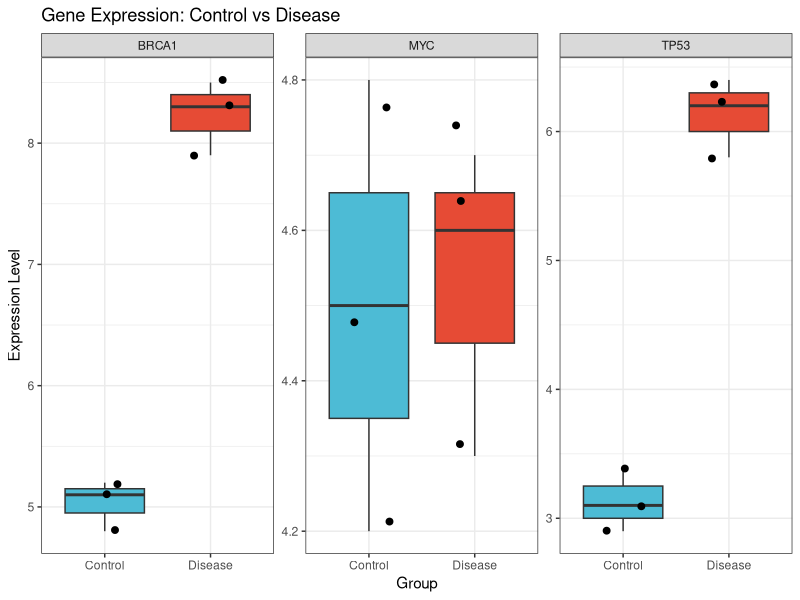
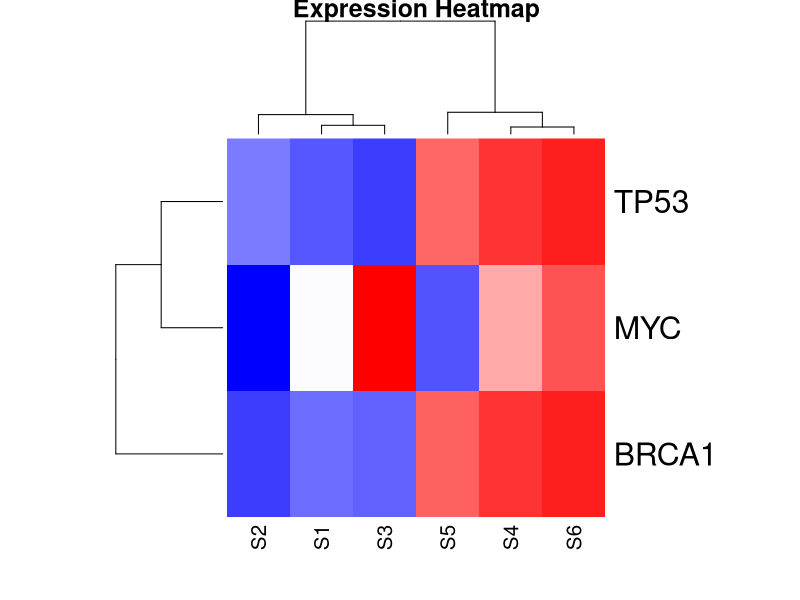
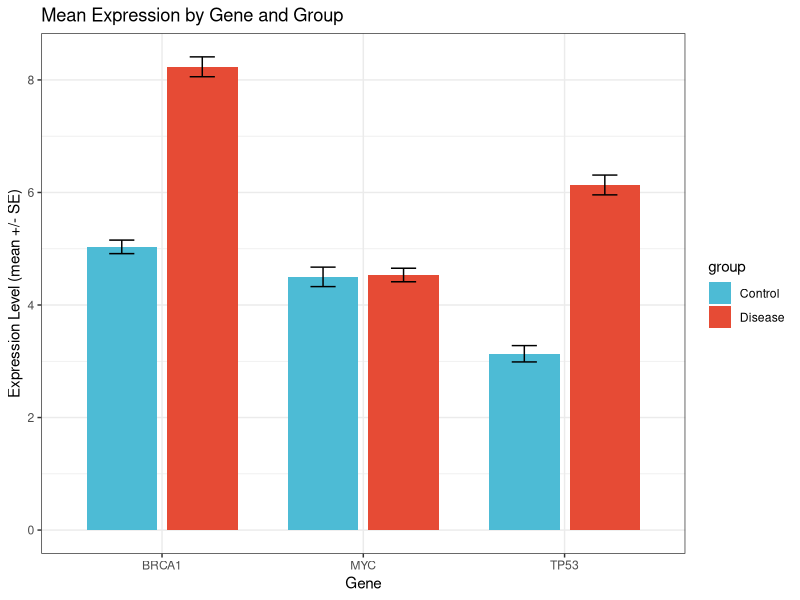

Source code (R) for these figures, in order:
# Differential Expression Analysis
# R/4.4.0 on OSC Ascend

# Create output directories
dir.create("results", showWarnings = FALSE)
dir.create("figures", showWarnings = FALSE)

# Load libraries
suppressPackageStartupMessages({
  library(tidyverse)
})

# Load data
data <- read.csv("expression_data.csv")
cat("Data loaded:", nrow(data), "observations\n")
print(head(data))

# Descriptive statistics by group and gene
stats_summary <- data %>%
  group_by(gene, group) %>%
  summarise(
    n = n(),
    mean = mean(expression),
    sd = sd(expression),
    se = sd / sqrt(n),
    .groups = "drop"
  )

cat("\nDescriptive Statistics:\n")
print(stats_summary)

# Save summary statistics
write.csv(stats_summary, "results/summary_statistics.csv", row.names = FALSE)

# Differential expression t-tests for each gene
genes <- unique(data$gene)
de_results <- data.frame()

for (g in genes) {
  gene_data <- data %>% filter(gene == g)
  control <- gene_data %>% filter(group == "Control") %>% pull(expression)
  disease <- gene_data %>% filter(group == "Disease") %>% pull(expression)

  test <- t.test(disease, control)

  de_results <- rbind(de_results, data.frame(
    gene = g,
    control_mean = mean(control),
    disease_mean = mean(disease),
    log2FC = log2(mean(disease) / mean(control)),
    t_statistic = test$statistic,
    p_value = test$p.value,
    significant = test$p.value < 0.05
  ))
}

cat("\nDifferential Expression Results:\n")
print(de_results)

# Save DE results
write.csv(de_results, "results/differential_expression.csv", row.names = FALSE)

# Visualization 1: Box plots
p1 <- ggplot(data, aes(x = group, y = expression, fill = group)) +
  geom_boxplot(outlier.shape = NA) +
  geom_jitter(width = 0.2, size = 2) +
  facet_wrap(~gene, scales = "free_y") +
  scale_fill_manual(values = c("Control" = "#4DBBD5", "Disease" = "#E64B35")) +
  theme_bw() +
  labs(
    title = "Gene Expression: Control vs Disease",
    x = "Group",
    y = "Expression Level"
  ) +
  theme(legend.position = "none")

ggsave("figures/boxplots.png", p1, width = 8, height = 4, dpi = 150)
cat("\nSaved: figures/boxplots.png\n")

# Visualization 2: Heatmap
data_wide <- data %>%
  select(gene, sample, expression) %>%
  pivot_wider(names_from = sample, values_from = expression)

# Convert to matrix with gene names as row names
mat <- as.matrix(data_wide[, -1])
rownames(mat) <- data_wide$gene

# Simple heatmap using base R
png("figures/heatmap.png", width = 600, height = 400)
heatmap(mat,
        scale = "row",
        main = "Expression Heatmap",
        col = colorRampPalette(c("blue", "white", "red"))(100))
dev.off()
cat("Saved: figures/heatmap.png\n")

# Visualization 3: Bar plot with error bars
p3 <- ggplot(stats_summary, aes(x = gene, y = mean, fill = group)) +
  geom_bar(stat = "identity", position = position_dodge(0.8), width = 0.7) +
  geom_errorbar(aes(ymin = mean - se, ymax = mean + se),
                position = position_dodge(0.8), width = 0.25) +
  scale_fill_manual(values = c("Control" = "#4DBBD5", "Disease" = "#E64B35")) +
  theme_bw() +
  labs(
    title = "Mean Expression by Gene and Group",
    x = "Gene",
    y = "Expression Level (mean +/- SE)"
  )

ggsave("figures/barplot.png", p3, width = 6, height = 4, dpi = 150)
cat("Saved: figures/barplot.png\n")

cat("\nAnalysis complete!\n")
cat("Results saved to: results/\n")
cat("Figures saved to: figures/\n")

# Session info
cat("\nSession Info:\n")
sessionInfo()
